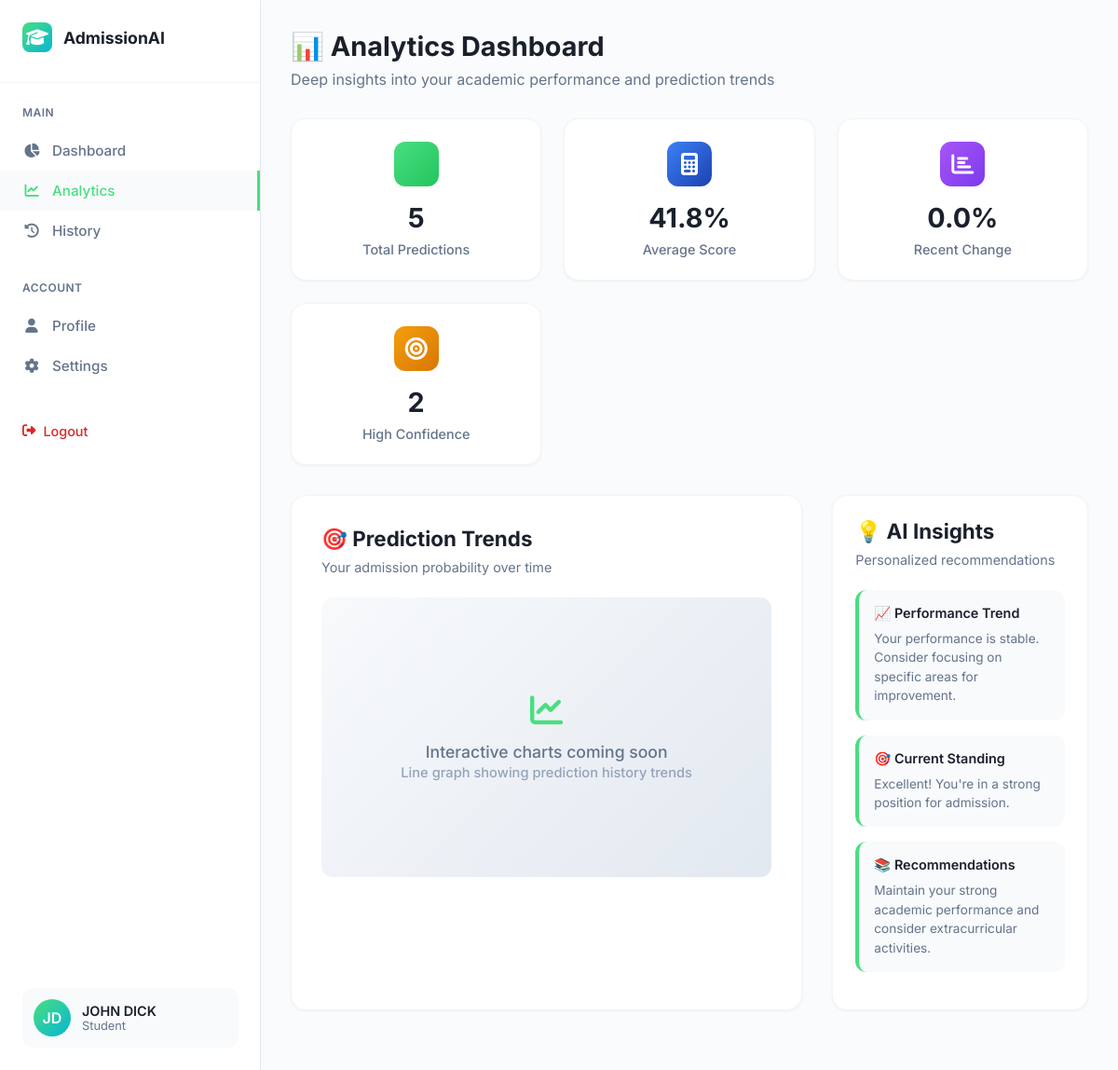
The page /analytics (signed in) on the database its author committed.
### tables this page shows
CREATE TABLE users (
            id INTEGER PRIMARY KEY AUTOINCREMENT,
            username TEXT UNIQUE NOT NULL,
            email TEXT UNIQUE NOT NULL,
            password_hash TEXT NOT NULL,
            first_name TEXT NOT NULL,
            last_name TEXT NOT NULL,
            role TEXT DEFAULT 'student',
            gpa REAL DEFAULT 0.0,
            test_score INTEGER DEFAULT 0,
            entry_score REAL DEFAULT 0.0,
            created_at TIMESTAMP DEFAULT CURRENT_TIMESTAMP,
            last_login TIMESTAMP,
            is_active BOOLEAN DEFAULT 1
        );

CREATE TABLE predictions (
            id INTEGER PRIMARY KEY AUTOINCREMENT,
            user_id INTEGER,
            gpa REAL NOT NULL,
            test_score INTEGER NOT NULL,
            prediction_result INTEGER,
            probability REAL,
            confidence TEXT,
            created_at TIMESTAMP DEFAULT CURRENT_TIMESTAMP,
            FOREIGN KEY (user_id) REFERENCES users (id)
        );

### app.py (the view)
@app.route('/analytics')
@login_required
def analytics():
    user = get_user_by_id(session['user_id'])
    if not user:
        return redirect(url_for('login'))
    conn = sqlite3.connect('admission_predictor.db')
    cursor = conn.cursor()
    cursor.execute('''
        SELECT * FROM predictions
        WHERE user_id = ?
        ORDER BY created_at DESC
    ''', (session['user_id'],))
    predictions = cursor.fetchall()
    conn.close()
    return render_template('analytics.html', user=user, predictions=predictions)

### app.py (called while the page is built)
def login_required(f):
    @wraps(f)
    def decorated_function(*args, **kwargs):
        if 'user_id' not in session:
            return redirect(url_for('login'))
        return f(*args, **kwargs)
    return decorated_function

def get_user_by_id(user_id):
    conn = sqlite3.connect('admission_predictor.db')
    cursor = conn.cursor()
    cursor.execute('SELECT * FROM users WHERE id = ?', (user_id,))
    user = cursor.fetchone()
    conn.close()
    return user

### templates/analytics.html (shortened to what this page needs)
<!DOCTYPE html>
<html lang="en">
<head>
    <link href="https://cdnjs.cloudflare.com/ajax/libs/font-awesome/6.4.0/css/all.min.css" rel="stylesheet">
</head>
<body>
    <div class="dashboard-container">
        <div class="sidebar">
            <div class="logo">
                <div class="logo-icon">
                    <i class="fas fa-graduation-cap"></i>
                </div>
                <div class="logo-text">AdmissionAI</div>
            </div>
            <div class="nav-section">
                <div class="nav-title">Main</div>
                <a href="{{ url_for('student_dashboard') }}" class="nav-item">
                    <i class="fas fa-chart-pie"></i>
                    Dashboard
                </a>
                <a href="{{ url_for('analytics') }}" class="nav-item active">
                    <i class="fas fa-chart-line"></i>
                    Analytics
                </a>
                <a href="{{ url_for('history') }}" class="nav-item">
                    <i class="fas fa-history"></i>
                    History
                </a>
            </div>
            <div class="nav-section">
                <div class="nav-title">Account</div>
                <a href="{{ url_for('profile') }}" class="nav-item">
                    <i class="fas fa-user"></i>
                    Profile
                </a>
                <a href="{{ url_for('settings') }}" class="nav-item">
                    <i class="fas fa-cog"></i>
                    Settings
                </a>
            </div>
            <div class="user-profile">
                <div class="user-avatar">
                    {% if user[4] and user[5] %}
                        {{ user[4][0].upper() }}{{ user[5][0].upper() }}
                    {% else %}
                        <i class="fas fa-user"></i>
                    {% endif %}
                </div>
                <div class="user-info">
                    <h4>{{ user[4] }} {{ user[5] }}</h4>
                    <p>{{ user[6].title() if user[6] else 'Student' }}</p>
                </div>
            </div>
            <a href="{{ url_for('logout') }}" class="logout-btn" style="margin-left: 24px;">
                <i class="fas fa-sign-out-alt"></i>
                Logout
            </a>
        </div>
        <div class="main-content">
            <div class="header">
                <h1>📊 Analytics Dashboard</h1>
                <p>Deep insights into your academic performance and prediction trends</p>
            </div>
            <div class="metrics-grid">
                <div class="metric-card">
                    <div class="metric-icon trend">
                    </div>
                    <div class="metric-value">{{ predictions|length }}</div>
                    <div class="metric-label">Total Predictions</div>
                </div>
                <div class="metric-card">
                    <div class="metric-icon average">
                        <i class="fas fa-calculator"></i>
                    </div>
                    <div class="metric-value">
                        {% if predictions %}
                            {{ "%.1f"|format(predictions|map(attribute=5)|sum / predictions|length) }}%
                        {% else %}
                            0.0%
                        {% endif %}
                    </div>
                    <div class="metric-label">Average Score</div>
                </div>
                <div class="metric-card">
                    <div class="metric-icon improvement">
                        <i class="fas fa-chart-bar"></i>
                    </div>
                    <div class="metric-value">
                        {% if predictions|length >= 2 %}
                            {% set latest = predictions[0][5] %}
                            {% set previous = predictions[1][5] %}
                            {% if latest > previous %}+{% endif %}{{ "%.1f"|format(latest - previous) }}%
                        {% else %}
                            --
                        {% endif %}
                    </div>
                    <div class="metric-label">Recent Change</div>
                </div>
                <div class="metric-card">
                    <div class="metric-icon goal">
                        <i class="fas fa-bullseye"></i>
                    </div>
                    <div class="metric-value">
                        {% if predictions %}
                            {{ predictions|selectattr('5', 'gt', 70)|list|length }}
                        {% else %}
                            0
                        {% endif %}
                    </div>
                    <div class="metric-label">High Confidence</div>
                </div>
            </div>
            <div class="analytics-grid">
                <div class="chart-card">
                    <div class="chart-header">
                        <h2>🎯 Prediction Trends</h2>
                        <p>Your admission probability over time</p>
                    </div>
                    <div class="chart-placeholder">
                        <div style="text-align: center;">
                            <i class="fas fa-chart-line" style="font-size: 2em; margin-bottom: 16px; color: #4ade80;"></i><br>
                            Interactive charts coming soon<br>
                            <small style="color: #94a3b8;">Line graph showing prediction history trends</small>
                        </div>
                    </div>
                </div>
                <div class="insights-card">
                    <div class="chart-header">
                        <h2>💡 AI Insights</h2>
                        <p>Personalized recommendations</p>
                    </div>
                    {% if predictions %}
                        {% set latest_prediction = predictions[0] %}
                        <div class="insight-item">
                            <h4>📈 Performance Trend</h4>
                            <p>
                                {% if predictions|length >= 2 %}
                                    {% set latest = predictions[0][5] %}
                                    {% set previous = predictions[1][5] %}
                                    {% if latest > previous %}
                                        Your scores are improving! Keep up the great work.
                                    {% elif latest == previous %}
                                        Your performance is stable. Consider focusing on specific areas for improvement.
                                    {% else %}
                                        Your recent scores show room for improvement. Focus on strengthening your profile.
                                    {% endif %}
                                {% else %}
                                    Build a prediction history to see trends and insights.
                                {% endif %}
                            </p>
                        </div>
                        <div class="insight-item">
                            <h4>🎯 Current Standing</h4>
                            <p>
                                {% if latest_prediction[5] >= 80 %}
                                    Excellent! You're in a strong position for admission.
                                {% elif latest_prediction[5] >= 60 %}
                                    Good position! Consider minor improvements to strengthen your application.
                                {% elif latest_prediction[5] >= 40 %}
                                    Moderate chances. Focus on improving your GPA or test scores.
                                {% else %}
                                    Work needed on core metrics to improve admission chances.
                                {% endif %}
                            </p>
                        </div>
                        <div class="insight-item">
                            <h4>📚 Recommendations</h4>
                            <p>
                                {% if user[7] and user[7] < 3.5 %}
                                    Focus on improving your GPA through consistent study habits.
                                {% elif user[8] and user[8] < 1200 %}
                                    Consider test prep to boost your standardized test scores.
                                {% else %}
                                    Maintain your strong academic performance and consider extracurricular activities.
                                {% endif %}
                            </p>
                        </div>
                    {% endif %}
                </div>
            </div>
        </div>
    </div>
</body>
</html>

### templates/analytics.html (style rules this page uses)
* { margin: 0; padding: 0; box-sizing: border-box; }
body { font-family: 'Inter', sans-serif; background: #fafbfc; color: #1a202c; }
.dashboard-container { display: flex; min-height: 100vh; }
.sidebar { width: 280px; background: white; border-right: 1px solid #e2e8f0; padding: 24px 0; box-shadow: 0 0 10px rgba(0, 0, 0, 0.02); }
.logo { display: flex; align-items: center; gap: 12px; padding: 0 24px 32px; margin-bottom: 24px; border-bottom: 1px solid #f1f5f9; }
.logo-icon { width: 32px; height: 32px; background: linear-gradient(135deg, #4ade80, #06b6d4); border-radius: 8px; display: flex; align-items: center; justify-content: center; color: white; font-size: 1.2em; }
.logo-text { font-weight: 700; font-size: 1.1em; color: #1a202c; }
.nav-section { margin-bottom: 32px; }
.nav-title { padding: 0 24px 12px; font-size: 0.75em; font-weight: 600; color: #64748b; text-transform: uppercase; letter-spacing: 0.5px; }
.nav-item { display: flex; align-items: center; gap: 12px; padding: 12px 24px; color: #64748b; text-decoration: none; transition: all 0.2s ease; font-weight: 500; font-size: 0.95em; }
.nav-item:hover, .nav-item.active { background: #f8fafc; color: #4ade80; border-right: 3px solid #4ade80; }
.nav-item i { width: 20px; text-align: center; }
.user-profile { position: absolute; bottom: 24px; left: 24px; width: 232px; display: flex; align-items: center; gap: 12px; padding: 12px; background: #f8fafc; border-radius: 12px; }
.user-avatar { width: 40px; height: 40px; background: linear-gradient(135deg, #4ade80, #06b6d4); border-radius: 50%; display: flex; align-items: center; justify-content: center; color: white; font-weight: 600; }
.user-info h4 { font-size: 0.9em; font-weight: 600; color: #1a202c; }
.user-info p { font-size: 0.8em; color: #64748b; }
.main-content { flex: 1; padding: 32px; overflow-y: auto; }
.header { margin-bottom: 32px; }
.header h1 { font-size: 1.8em; font-weight: 700; color: #1a202c; margin-bottom: 8px; }
.header p { color: #64748b; font-size: 1em; }
.analytics-grid { display: grid; grid-template-columns: 2fr 1fr; gap: 32px; margin-bottom: 32px; }
.chart-card { background: white; border-radius: 16px; padding: 32px; box-shadow: 0 1px 3px rgba(0, 0, 0, 0.05); border: 1px solid #f1f5f9; }
.chart-header { margin-bottom: 24px; }
.chart-header h2 { font-size: 1.4em; font-weight: 700; color: #1a202c; margin-bottom: 8px; }
.chart-header p { color: #64748b; font-size: 0.9em; }
.chart-placeholder { height: 300px; background: linear-gradient(135deg, #f8fafc, #e2e8f0); border-radius: 12px; display: flex; align-items: center; justify-content: center; color: #64748b; font-size: 1.1em; font-weight: 500; }
.insights-card { background: white; border-radius: 16px; padding: 24px; box-shadow: 0 1px 3px rgba(0, 0, 0, 0.05); border: 1px solid #f1f5f9; }
.insight-item { padding: 16px; background: #f8fafc; border-radius: 12px; margin-bottom: 16px; border-left: 4px solid #4ade80; }
.insight-item h4 { font-size: 0.9em; font-weight: 600; color: #1a202c; margin-bottom: 8px; }
.insight-item p { font-size: 0.85em; color: #64748b; line-height: 1.5; }
.metrics-grid { display: grid; grid-template-columns: repeat(auto-fit, minmax(200px, 1fr)); gap: 24px; margin-bottom: 32px; }
.metric-card { background: white; border-radius: 16px; padding: 24px; box-shadow: 0 1px 3px rgba(0, 0, 0, 0.05); border: 1px solid #f1f5f9; text-align: center; }
.metric-icon { width: 48px; height: 48px; border-radius: 12px; display: flex; align-items: center; justify-content: center; margin: 0 auto 16px; color: white; font-size: 1.5em; }
.metric-icon.trend { background: linear-gradient(135deg, #4ade80, #22c55e); }
.metric-icon.average { background: linear-gradient(135deg, #3b82f6, #1e40af); }
.metric-icon.improvement { background: linear-gradient(135deg, #a855f7, #7c3aed); }
.metric-icon.goal { background: linear-gradient(135deg, #f59e0b, #d97706); }
.metric-value { font-size: 1.8em; font-weight: 700; color: #1a202c; margin-bottom: 8px; }
.metric-label { color: #64748b; font-size: 0.9em; font-weight: 500; }
.logout-btn { color: #dc2626; text-decoration: none; display: flex; align-items: center; gap: 8px; font-weight: 500; font-size: 0.9em; margin-top: 16px; padding: 8px 0; transition: color 0.2s ease; }

### rows shown on the page
users: first_name "J", last_name "D", first_name "JOHN", last_name "DICK", role "Student"
predictions: latest-previous "0.0"

### other values the page prints
{{ predictions|length }} "5"
{{ "%.1f"|format(predictions|map(attribute=5)|sum / predictions|length) }} "41.8"
{{ predictions|selectattr('5', 'gt', 70)|list|length }} "2"
